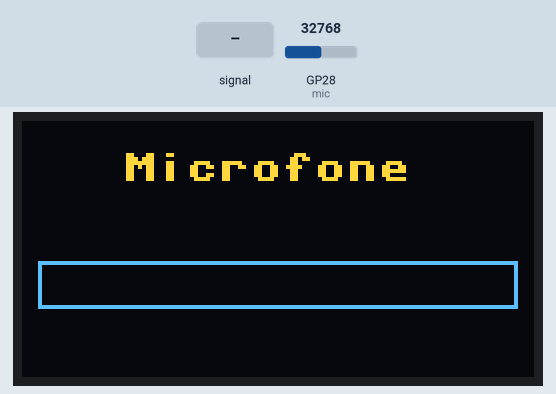
A program run on a simulated Raspberry Pi Pico running MicroPython. Shown: 128×64 one-colour display. The test bench sets the inputs (shaded band); at power-on: GP28 (mic) = 32768 (analog values on the 0–65535 scale). The OLED is the two-colour kind (top 16 rows yellow).

Above: at 1.2 s.
1.3 s: GP28 (mic) fed a 200 Hz sine of ±16383 counts around its level
At 2.7 s:
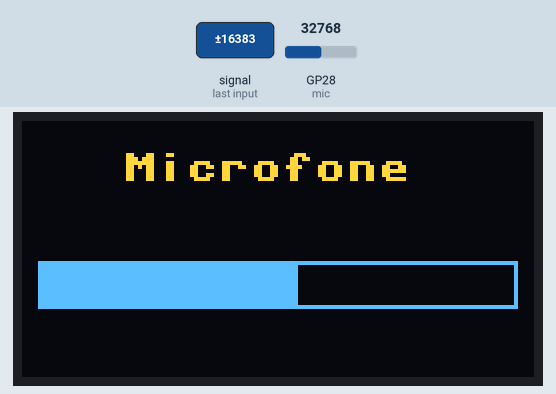
4.3 s: GP28 (mic) set to 45874
At 5.6 s:
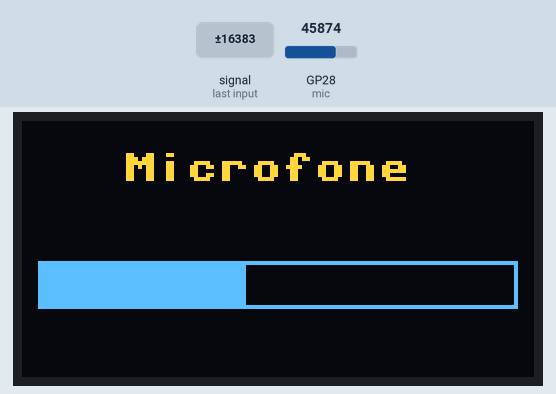
5.9 s: GP28 (mic) fed a 1000 Hz sine of ±16383 counts around its level
At 6.6 s:
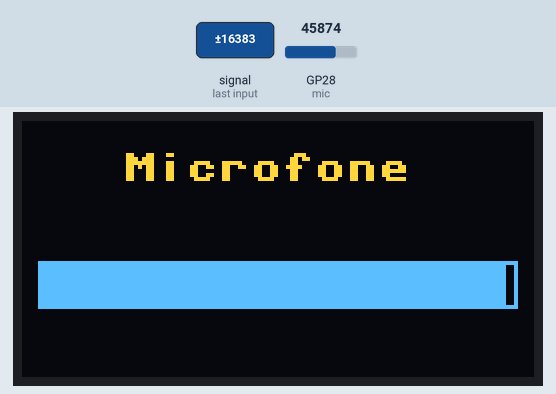
7.5 s: GP28 (mic) set to 57670
At 8.7 s:
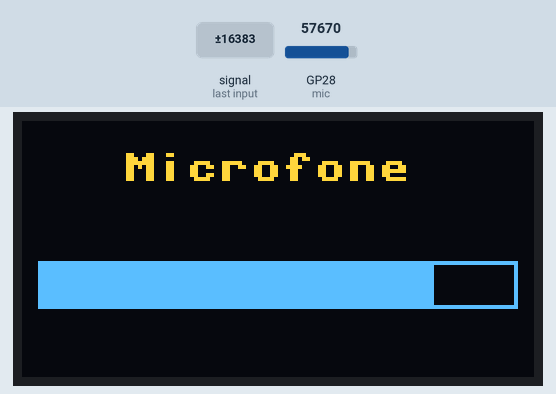
9.0 s: GP28 (mic) set to 65535
At 9.6 s:
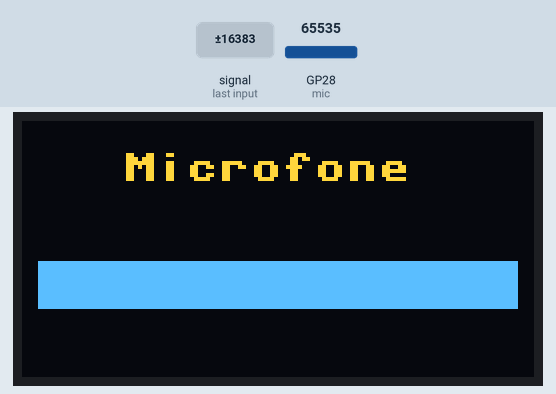
Timing chart, 0 to 11.5 s (numbered marks = the images above; inputs shaded):
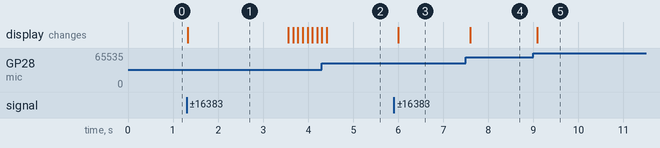

The program:

05_vu_oled.py
```python
from machine import Pin, ADC, I2C
from ssd1306 import SSD1306_I2C
import time

mic = ADC(Pin(28))
i2c = I2C(1, scl=Pin(3), sda=Pin(2), freq=400000)
oled = SSD1306_I2C(128, 64, i2c)
centro = 32768

while True:
    pico = 0
    for _ in range(50):
        valor = abs(mic.read_u16() - centro)
        if valor > pico:
            pico = valor
    largura = min(120, pico // 250)
    oled.fill(0)
    oled.text("Microfone", 25, 8)
    oled.rect(4, 35, 120, 12, 1)
    oled.fill_rect(4, 35, largura, 12, 1)
    oled.show()
    time.sleep_ms(80)
```

Measured:
- after the input at 1.3 s, the display: changes at once (image 1)
- after the input at 4.3 s, the display: first differs from a run without the input after 0.11 s (image 2)
- after the input at 5.9 s, the display: changes after 0.10 s (image 3)
- after the input at 7.5 s, the display: changes after 0.10 s (image 4)
- after the input at 9.0 s, the display: changes after 0.09 s (image 5)
